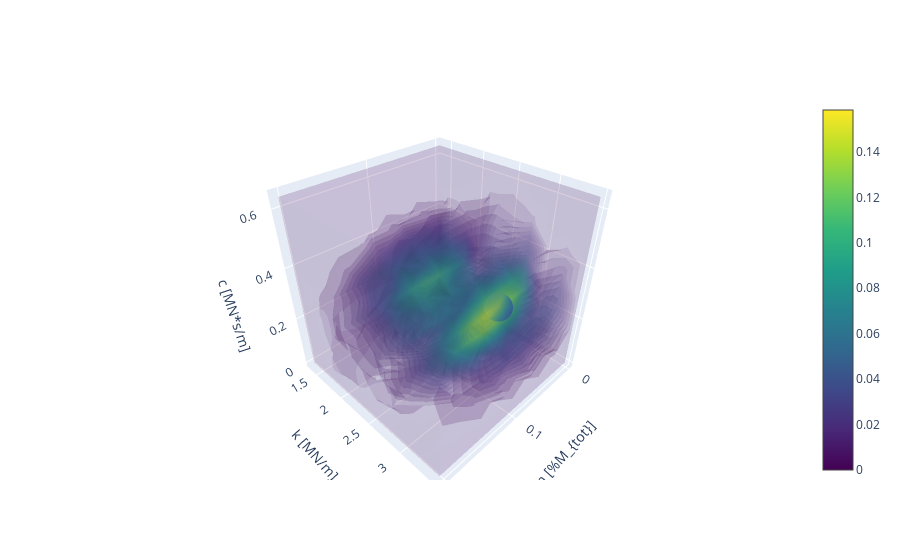

The notebook cell saved with this chart:
### Markdown cell above
#### Plot MCMC parameter space in volumetric 3d

### Code cell
fig = go.Figure()

fig.add_trace(
    go.Scatter3d(
        x=[m_best],
        y=[k_best],
        z=[c_best],
        marker=dict(
            size=10
        )
    )
)

fig.add_trace(
    go.Volume(
        x=m_grid.flatten(),
        y=k_grid.flatten(),
        z=c_grid.flatten(),
        value=grid_values,
        opacity=0.1, # needs to be small to see through all surfaces
        surface_count=30, # needs to be a large number for good volume rendering
        colorscale='Viridis'
    )
)

fig.update_layout(
    scene = dict(
        xaxis = dict(title='m [%M_{tot}]'),
        yaxis = dict(title='k [MN/m]'),
        zaxis = dict(title='c [MN*s/m]'),
        aspectmode='cube'
    )
)

fig.show()
fig.write_html('../results/mcmc_scatter.html')

### Figure 1 — Plotly figure (JSON) as saved in the notebook; plotly's stock layout.template omitted (floating-point values rounded to 4 significant figures; data arrays with more than 128 entries replaced by an {"elided": "..."} marker saying what was removed)
{"data": [{"marker": {"size": 10}, "type": "scatter3d", "x": [0.04532], "y": [2.776], "z": [0.2125]}, {"colorscale": [[0, "#440154"], [0.1111, "#482878"], [0.2222, "#3e4989"], [0.3333, "#31688e"], [0.4444, "#26828e"], [0.5556, "#1f9e89"], [0.6667, "#35b779"], [0.7778, "#6ece58"], [0.8889, "#b5de2b"], [1, "#fde725"]], "opacity": 0.1, "surface": {"count": 30}, "type": "volume", "value": {"elided": "1000 float values"}, "x": {"elided": "1000 float values"}, "y": {"elided": "1000 float values"}, "z": {"elided": "1000 float values"}}], "layout": {"scene": {"aspectmode": "cube", "xaxis": {"title": {"text": "m [%M_{tot}]"}}, "yaxis": {"title": {"text": "k [MN/m]"}}, "zaxis": {"title": {"text": "c [MN*s/m]"}}}}}
